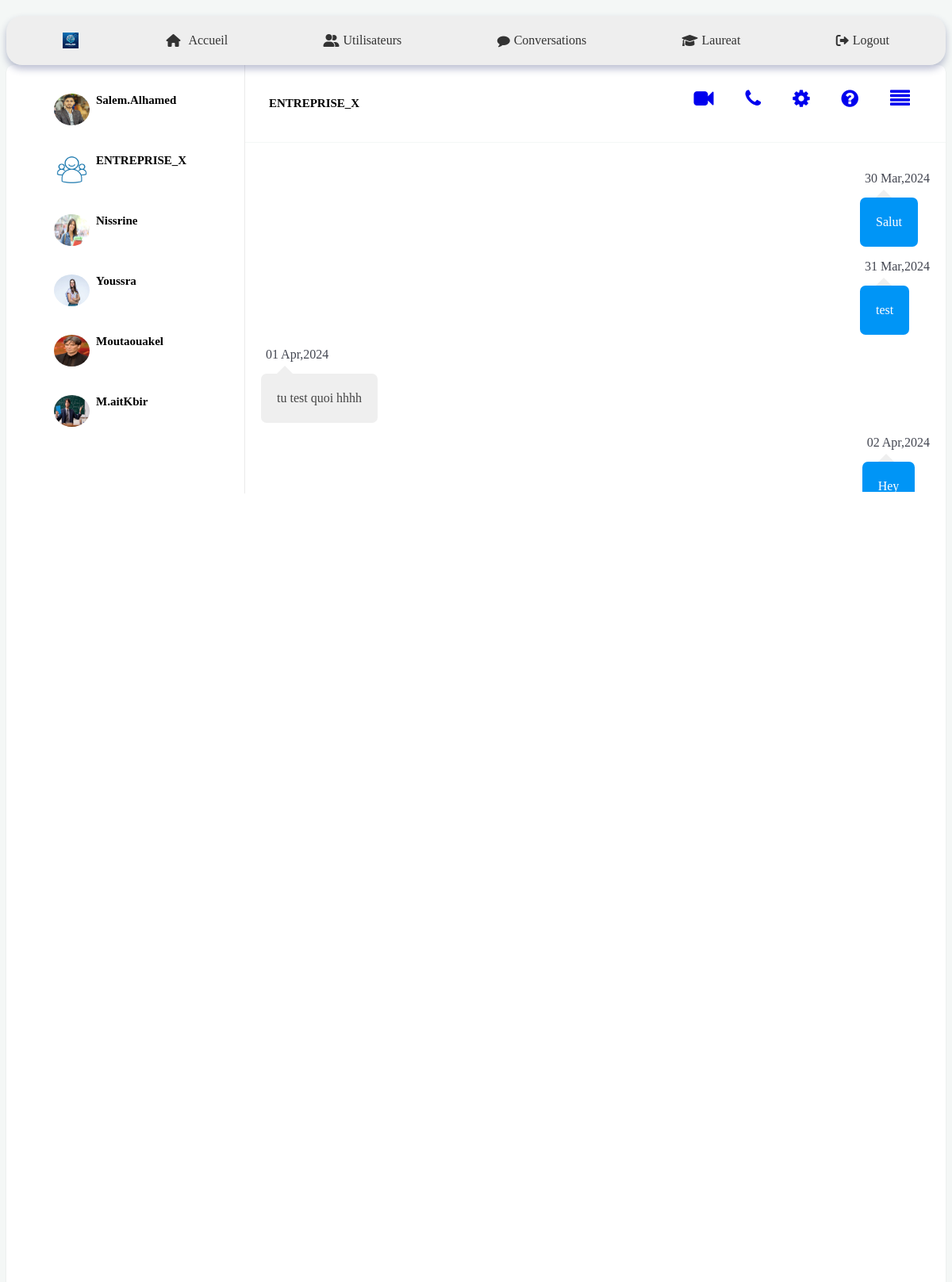
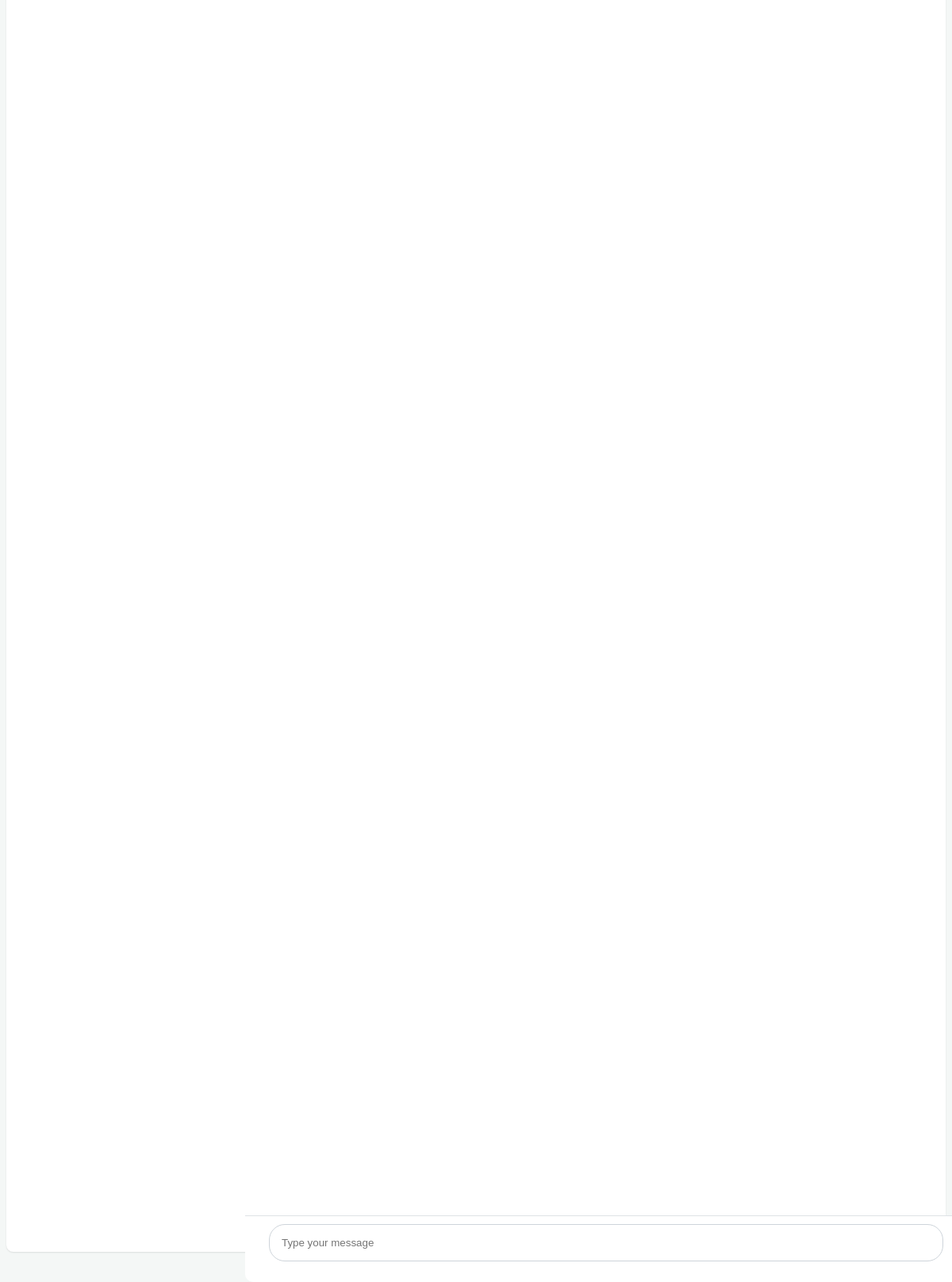
The app's page /Messages/directs/ENTREPRISE_X (signed in) with its own data (2 pictures, top to bottom).
### myApp/models.py (models this page shows, shortened)
class Utilisateur(models.Model):
    CHOIX_ETAT_COMPTE = [
        ('active', 'Active'),
        ('bloque', 'Bloqué'),
        ('banni', 'Banni'),
    ]
    CHOIX_ETAT_PROFILE = [
        ('publique', 'Publique'),
        ('privee', 'Privée'),
    ]
    user = models.OneToOneField(User, related_name='utilisateur', null=True, on_delete=models.CASCADE)
    follows = models.ManyToManyField("self" , blank=True, symmetrical=False, related_name="followed_By")
    Nom_complet = models.CharField(max_length=100 , blank=True , null=True)
    Email_utilisateur = models.EmailField(max_length=100 , blank=True , null=True)
    Password_utilisateur = models.CharField(max_length=100 , blank=True , null=True)
    photo_profile = models.ImageField(upload_to='images/images/', default='images/images/defaultImage.jpg',blank=True, null=True)
    Description_profile  = models.TextField(max_length = 400 , null=True)
    Etat_compte = models.CharField(max_length=50, choices=CHOIX_ETAT_COMPTE, default='active')
    Etat_profile = models.CharField(max_length=50, choices=CHOIX_ETAT_PROFILE, default='publique')
    Nombre_amis = models.IntegerField(default=0)
    user_type = models.CharField(max_length=50, blank=True)
    bio = models.TextField(null=True, blank=True)
    image_back = models.ImageField(null=True, blank=True, upload_to="images/images/" , default='images/images/grey_pic.jpg')

### directChat/models.py (models this page shows, shortened)
class Message(models.Model):
    user = models.ForeignKey(User, on_delete=models.CASCADE, related_name="user")
    sender = models.ForeignKey(User, on_delete=models.CASCADE, related_name="from_user")
    reciepient = models.ForeignKey(User, on_delete=models.CASCADE, related_name="to_user")
    body = models.TextField(null=True)
    date = models.DateTimeField(auto_now_add=True)
    is_read = models.BooleanField(default=False)
    def get_message(user):
        users = []
        messages = Message.objects.filter(user=user).values('reciepient').annotate(last=Max('date')).order_by('-last')
        for message in messages:
            users.append({
                'user': User.objects.get(pk=message['reciepient']),
                'last': message['last'],
                'unread': Message.objects.filter(user=user, reciepient__pk=message['reciepient'], is_read=False).count()
            })
        return users

### directChat/views.py (the view)
# urls.py: path('directs/<username>', views.Directs, name="directs"),
@login_required
def Directs(request, username):
    user  = request.user
    messages = Message.get_message(user=user)
    active_direct = username
    directs = Message.objects.filter(user=user, reciepient__username=username)
    directs.update(is_read=True)
    for message in messages:
            if message['user'].username == username:
                message['unread'] = 0
    context = {
        'directs': directs,
        'messages': messages,
        'active_direct': active_direct,
    }
    return render(request, 'pages/direct.html', context)

### templates/pages/direct.html (shortened to what this page needs)
{% extends 'base.html' %}
{% load static %}
{% block content %}
<link href="https://maxcdn.bootstrapcdn.com/font-awesome/4.7.0/css/font-awesome.min.css" rel="stylesheet" />
<div class="container">
<div class="row clearfix">
    <div class="col-lg-12">
        <div class="card chat-app">
             <div id="plist" class="people-list">
                {% for message in messages %}
                <ul class="list-unstyled chat-list mt-2 mb-0">
                    <li class="clearfix">
                        <a href="{% url 'directs' message.user.username %}">
                            {% if message.user.utilisateur.photo_profile  %}
                            <img src="{{message.user.utilisateur.photo_profile.url}}" alt="avatar" class="rounded-circle mr-1" alt="img" width="40" height="40">
                            {% endif %}
                            <div class="about">
                                <div class="name">{{message.user.username}}</div>
                            </div>
                        </a>
                    </li>
                </ul>
                {% endfor %}
            </div>
            <div class="chat">
                <div class="chat-header clearfix">
                    <div class="row">
                        <div class="col-lg-6 head">
                            <div class="chat-about">
                                <h5 class="m-b-0" style="font-size:15px">{{active_direct}}</h5>
                            </div>
                        </div>
                        <div class="col-lg-6 hidden-sm text-right" style="display:flex; justify-content: end;">
                            <a href="javascript:void(0);" class="btn btn-outline-secondary icon-btn"><i class="fa fa-video-camera"></i></a>
                            <a href="javascript:void(0);" class="btn btn-outline-primary icon-btn"><i class="fa fa-phone"></i></a>
                            <a href="javascript:void(0);" class="btn btn-outline-info icon-btn"><i class="fa fa-cog"></i></a>
                            <a href="javascript:void(0);" class="btn btn-outline-warning icon-btn"><i class="fa fa-question-circle"></i></a>
                            <a href="javascript:void(0);" class="btn btn-outline-warning icon-btn"><i class="fa fa-align-justify"></i></a>
                        </div>
                    </div>
                </div>
                <div class="chat-history">
                  {% for direct in directs %}
                      {% if direct.sender == request.user %}
                        <ul class="m-b-0 chat-message-right">
                            <li class="clearfix">
                                <div class="message-data">
                                    <span class="message-data-time">{{ direct.date|date:"d M,Y" }}</span>
                                </div>
                                <div class="message my-message" style="background-color: #0095F6; color: white;">{{ direct.body }}</div>
                            </li>
                        </ul>
                      {% else %}
                        <ul class="m-b-0  chat-message-left ">
                          <li class="clearfix">
                            <div class="message-data">
                                  <span class="message-data-time">{{direct.date|date:"d M,Y"}}</span>
                              </div>
                              <div class="message my-message">{{direct.body}}</div>
                          </li>
                      </ul>
                      {% endif %}
                  {% endfor %}
                </div>
                <div class="flex-grow-0 py-3 px-4 border-top chat-form">
                  <form method="POST" role = 'form' action="{% url 'send-message' %}">
                      <div class="input-group">
                         <div class="input">
                          <input name="body" type="text" class="form-control" placeholder="Type your message">
                         </div>
                          <div class = "rightSide">
                          </div>
                      </div>
                  </form>
              </div>
            </div>
        </div>
    </div>
</div>
</div>
{% endblock content %}

### records on screen
Message: date "30 Mar,2024", body "Salut"
Message: date "31 Mar,2024", body "test"
Message: date "01 Apr,2024", body "tu test quoi hhhh"
Message: date "02 Apr,2024", body "Hey"

### other values on screen
{{ message.user.username }} "Salem.Alhamed"
{{ message.user.username }} "ENTREPRISE_X"
{{ message.user.username }} "Nissrine"
{{ message.user.username }} "Youssra"
{{ message.user.username }} "Moutaouakel"
{{ message.user.username }} "M.aitKbir"
{{ active_direct }} "ENTREPRISE_X"
